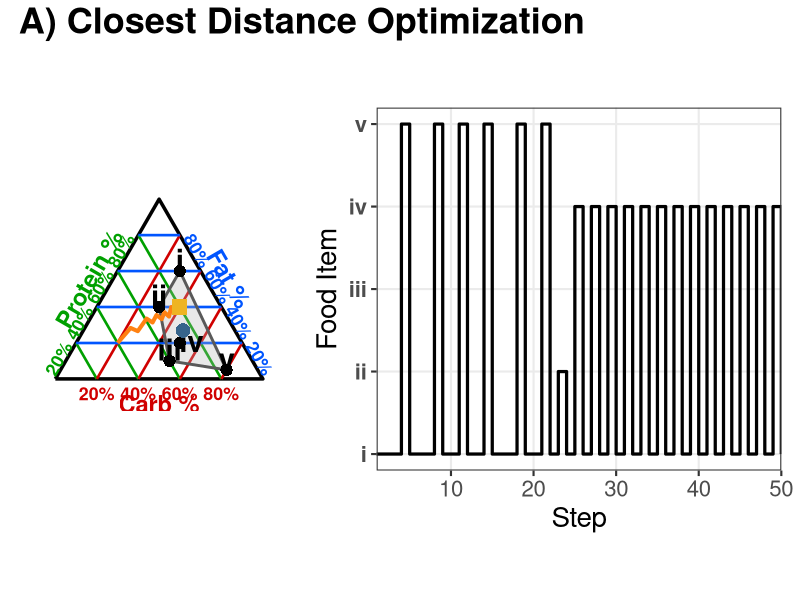
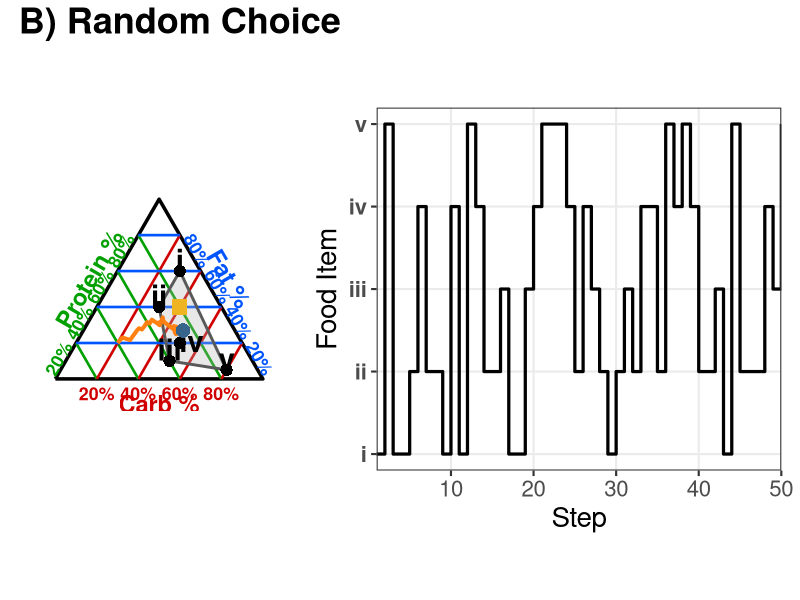
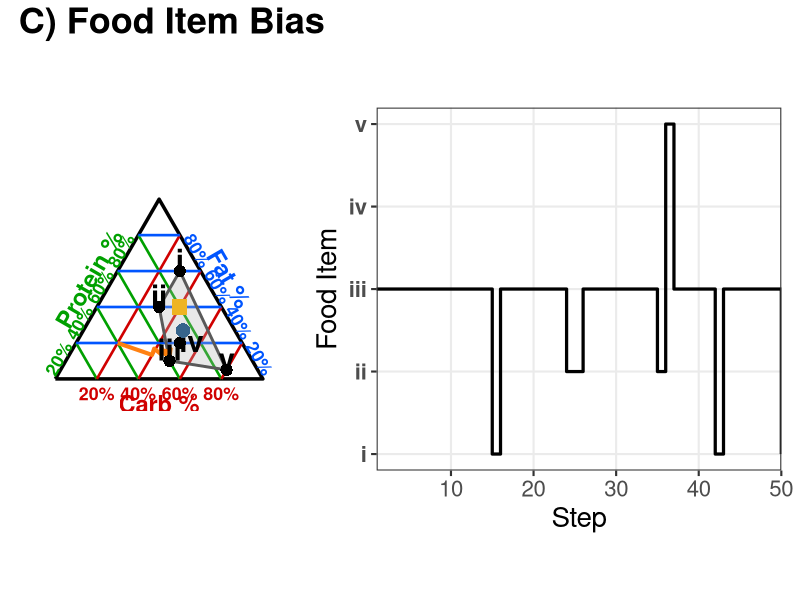
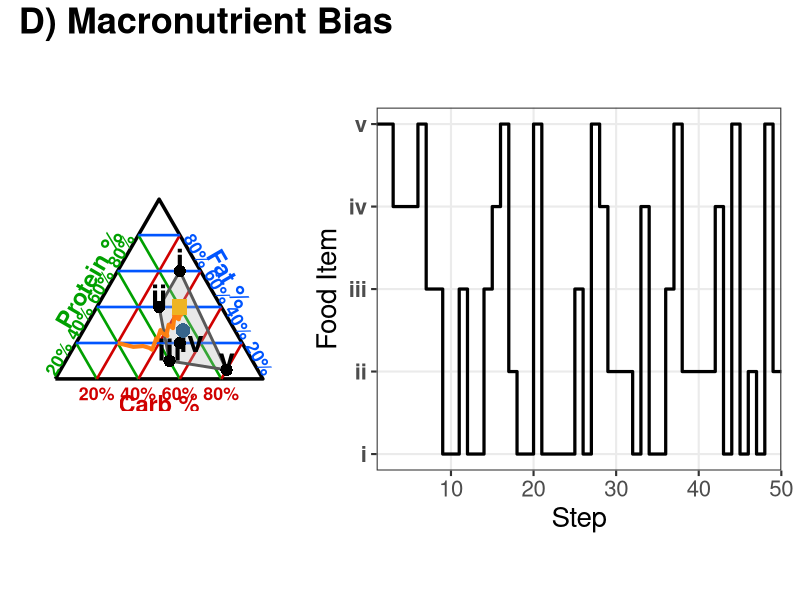

Source code (R) for these figures, in order:
# Clear the workspace
rm(list = ls())

# Load required packages
library(ggplot2)
library(patchwork)

# ============================================================
# Helper functions for equilateral mixture triangle geometry
# ============================================================

sqrt3 <- sqrt(3)

# Convert barycentric coordinates (carb, protein, fat) to 2D Cartesian
# coordinates for an equilateral mixture triangle
bary_to_xy <- function(carb, protein, fat) {
  x <- protein + 0.5 * fat
  y <- (sqrt3 / 2) * fat
  data.frame(x, y)
}

# Define triangle vertices
v1 <- bary_to_xy(1, 0, 0)
v2 <- bary_to_xy(0, 1, 0)
v3 <- bary_to_xy(0, 0, 1)
tri2d <- rbind(v1, v2, v3, v1)

# Build internal grid lines at specified mixture levels
mkseg <- function(p1, p2) {
  data.frame(x = p1$x, y = p1$y, xend = p2$x, yend = p2$y)
}

levs <- c(0.2, 0.4, 0.6, 0.8)

grid_carb <- do.call(rbind, lapply(levs, function(t) {
  mkseg(bary_to_xy(t, 0, 1 - t), bary_to_xy(t, 1 - t, 0))
}))

grid_prot <- do.call(rbind, lapply(levs, function(t) {
  mkseg(bary_to_xy(0, t, 1 - t), bary_to_xy(1 - t, t, 0))
}))

grid_fat <- do.call(rbind, lapply(levs, function(t) {
  mkseg(bary_to_xy(0, 1 - t, t), bary_to_xy(1 - t, 0, t))
}))

# ============================================================
# Define food compositions and target points
# ============================================================

averagingRatio <- 0.075

# Food items in barycentric coordinates
carb    <- c(0.10, 0.30, 0.40, 0.30, 0.15)
protein <- c(0.30, 0.30, 0.50, 0.50, 0.80)
fat     <- c(0.60, 0.40, 0.10, 0.20, 0.05)

foods <- cbind(carb = carb, protein = protein, fat = fat)
foods_df <- as.data.frame(foods)

# Project foods into EMT coordinates
foods_xy <- bary_to_xy(foods_df$carb, foods_df$protein, foods_df$fat)
foods_df <- cbind(
  food = factor(c("i", "ii", "iii", "iv", "v"), levels = c("i", "ii", "iii", "iv", "v")),
  foods_df,
  foods_xy
)

# Create a separate label data frame so individual labels can be nudged
foods_labels_df <- foods_df
foods_labels_df$x[foods_labels_df$food == "iv"] <- foods_labels_df$x[foods_labels_df$food == "iv"] + 0.055
foods_labels_df$y[foods_labels_df$food == "iv"] <- foods_labels_df$y[foods_labels_df$food == "iv"] - 0.045

# Define intake target and its EMT coordinates
I <- c(carb = 0.2, protein = 0.4, fat = 0.4)
I_xy <- bary_to_xy(I["carb"], I["protein"], I["fat"])

# Compute the center of mass of the food items
zbar <- colMeans(foods)
zbar_xy <- bary_to_xy(zbar[1], zbar[2], zbar[3])

# Define the starting intake state
O0 <- c(carb = 0.6, protein = 0.2, fat = 0.2)

# Compute the convex hull of the available foods in EMT coordinates
h_idx <- chull(foods_xy$x, foods_xy$y)
h_idx <- c(h_idx, h_idx[1])

hull_df <- data.frame(
  x = foods_xy$x[h_idx],
  y = foods_xy$y[h_idx]
)

# ============================================================
# Decision rules for choosing food items
# ============================================================

# Angular alignment score between current state, a food item, and target
d_score <- function(O, Fi, I) {
  num <- sum((O - I) * (Fi - I))
  den <- sqrt(sum((O - I)^2)) * sqrt(sum((Fi - I)^2))
  if (den == 0) return(0)
  -num / den
}

# Exponential moving-average update toward a chosen food item
ema_step <- function(O, Fi, alpha = averagingRatio) {
  O_new <- (1 - alpha) * O + alpha * Fi
  O_new / sum(O_new)
}

# Sample a food item from a softmax distribution over scores
softmax_pick <- function(scores, k, w = NULL) {
  if (is.null(w)) w <- rep(1, length(scores))
  logits <- log(pmax(w, 1e-12)) + k * scores
  p <- exp(logits - max(logits))
  p <- p / sum(p)
  sample.int(length(scores), 1, prob = p)
}

# Weighted angular alignment score emphasizing selected nutrients
d_score_weighted <- function(O, Fi, I, W) {
  CI <- W * (O - I)
  num <- sum(CI * (Fi - I))
  den <- sqrt(sum(CI^2)) * sqrt(sum((Fi - I)^2))
  if (den == 0) return(0)
  -num / den
}

# ============================================================
# Simulation functions
# ============================================================

# Simulate a trajectory for a fixed number of steps under a food-choice rule
simulate_fixed <- function(O_start, chooser_fn, foods, steps = 50) {
  O <- O_start
  path <- matrix(NA_real_, nrow = steps + 1, ncol = 3)
  path[1, ] <- O
  chosen <- integer(steps)
  
  for (t in 1:steps) {
    j <- chooser_fn(O, foods)
    chosen[t] <- j
    O <- ema_step(O, foods[j, ], alpha = averagingRatio)
    path[t + 1, ] <- O
  }
  
  list(path = path, chosen = chosen)
}

# ============================================================
# Food-choice strategies
# ============================================================

# Choose uniformly at random among foods
chooser_random <- function() {
  function(O, foods) {
    sample.int(nrow(foods), 1)
  }
}

# Choose the food that minimizes squared distance to the target after one step
chooser_greedy <- function() {
  function(O, foods) {
    dists <- apply(foods, 1, function(Fi) {
      cand <- ema_step(O, Fi, alpha = averagingRatio)
      sum((cand - I)^2)
    })
    which.min(dists)
  }
}

# Prefer a particular food item while still weighting by directional alignment
chooser_food_bias <- function(prefer_idx = 3, k = 1,
                              pref_weights = c(0.025, 0.025, 0.9, 0.025, 0.025)) {
  function(O, foods) {
    d <- apply(foods, 1, function(Fi) d_score(O, Fi, I))
    softmax_pick(d, k = k, w = pref_weights)
  }
}

# Prefer foods that align with a nutrient-weighted version of the target direction
chooser_protein_bias <- function(k = 2, W = c(0.05, 0.90, 0.05)) {
  function(O, foods) {
    d <- apply(foods, 1, function(Fi) d_score_weighted(O, Fi, I, W))
    softmax_pick(d, k = k)
  }
}

# ============================================================
# Run simulations
# ============================================================

set.seed(42)

sim_random   <- simulate_fixed(O0, chooser_random(),       foods, steps = 50)
sim_greedy   <- simulate_fixed(O0, chooser_greedy(),       foods, steps = 50)
sim_foodbias <- simulate_fixed(O0, chooser_food_bias(),    foods, steps = 50)
sim_protbias <- simulate_fixed(O0, chooser_protein_bias(), foods, steps = 50)

# Convert simulated trajectories to EMT coordinates
path_df <- function(sim) {
  df <- as.data.frame(sim$path)
  names(df) <- c("carb", "protein", "fat")
  xy <- bary_to_xy(df$carb, df$protein, df$fat)
  cbind(xy, t = seq_len(nrow(xy)))
}

# Convert chosen food indices to a data frame for time-series plotting
choices_df <- function(sim) {
  data.frame(
    t = seq_along(sim$chosen),
    food_idx = sim$chosen
  )
}

p_random_path   <- path_df(sim_random)
p_greedy_path   <- path_df(sim_greedy)
p_foodbias_path <- path_df(sim_foodbias)
p_protbias_path <- path_df(sim_protbias)

c_random <- choices_df(sim_random)
c_greedy <- choices_df(sim_greedy)
c_food   <- choices_df(sim_foodbias)
c_prot   <- choices_df(sim_protbias)

# Map numeric food indices to roman numeral labels
idx_to_label <- c("i", "ii", "iii", "iv", "v")

force_levels <- function(df) {
  df$food_label <- factor(idx_to_label[df$food_idx], levels = idx_to_label)
  df
}

c_random <- force_levels(c_random)
c_greedy <- force_levels(c_greedy)
c_food   <- force_levels(c_food)
c_prot   <- force_levels(c_prot)

# ============================================================
# Plot colors and axis annotations
# ============================================================

BLACK <- "black"

# Protein = green (left), fat = blue (right), carb = red (bottom)
colProtein <- "#00A000"
colFat     <- "#0055FF"
colCarb    <- "#D00000"

# Colors used for the internal grid lines
axis_cols_inside <- c(
  carb = colProtein,
  protein = colCarb,
  fat = colFat
)

# Tick labels for each side of the triangle
tick_vals <- levs

ticks_bottom <- data.frame(
  bary_to_xy(1 - tick_vals, tick_vals, 0),
  lab = paste0(100 * tick_vals, "%"),
  col = colCarb,
  nudge_x = 0,
  nudge_y = -0.04,
  hjust = 0.5,
  vjust = 1
)

ticks_left <- data.frame(
  bary_to_xy(1 - tick_vals, 0, tick_vals),
  lab = paste0(100 * tick_vals, "%"),
  col = colProtein,
  nudge_x = -0.04,
  nudge_y = 0,
  hjust = 1,
  vjust = 0.5
)

ticks_right <- data.frame(
  bary_to_xy(0, 1 - tick_vals, tick_vals),
  lab = paste0(100 * tick_vals, "%"),
  col = colFat,
  nudge_x = 0.04,
  nudge_y = 0,
  hjust = 0,
  vjust = 0.5
)

# Axis title anchor points
prot_mid <- bary_to_xy(0.5, 0.0, 0.5)
fat_mid  <- bary_to_xy(0.0, 0.5, 0.5)
carb_mid <- bary_to_xy(0.5, 0.5, 0.0)

# Axis title offsets
PROT_DELTA <- 0.10
FAT_DELTA  <- 0.10

PROT_NUDGE_X <- -(sqrt3 / 2) * PROT_DELTA
PROT_NUDGE_Y <- 0.5 * PROT_DELTA

FAT_NUDGE_X <- (sqrt3 / 2) * FAT_DELTA
FAT_NUDGE_Y <- 0.5 * FAT_DELTA

CARB_NUDGE_Y <- -0.12

# Axis title data frame
axis_titles <- rbind(
  data.frame(
    x = prot_mid$x,
    y = prot_mid$y,
    lab = "Protein %",
    col = colProtein,
    hjust = 0.5,
    vjust = 0.5,
    nudge_x = PROT_NUDGE_X,
    nudge_y = PROT_NUDGE_Y,
    angle = 60
  ),
  data.frame(
    x = fat_mid$x,
    y = fat_mid$y,
    lab = "Fat %",
    col = colFat,
    hjust = 0.5,
    vjust = 0.5,
    nudge_x = FAT_NUDGE_X,
    nudge_y = FAT_NUDGE_Y,
    angle = -60
  ),
  data.frame(
    x = carb_mid$x,
    y = carb_mid$y,
    lab = "Carb %",
    col = colCarb,
    hjust = 0.5,
    vjust = 1,
    nudge_x = 0,
    nudge_y = CARB_NUDGE_Y,
    angle = 0
  )
)

# ============================================================
# Plot scaffolds
# ============================================================

tri_xmin <- -0.15
tri_xmax <- 1.15
tri_ymin <- -0.15
tri_ymax <- sqrt3 / 2 + 0.15

tri_x_range <- tri_xmax - tri_xmin
tri_y_range <- tri_ymax - tri_ymin
tri_height_width_ratio <- tri_y_range / tri_x_range

# Base EMT plot with triangle, grid, convex hull, and axis annotations
emt_base <- function() {
  ggplot() +
    geom_path(data = tri2d, aes(x, y), linewidth = 1.2, colour = BLACK) +
    geom_segment(data = grid_carb, aes(x = x, y = y, xend = xend, yend = yend),
                 linewidth = 0.9, colour = axis_cols_inside["carb"], alpha = 1) +
    geom_segment(data = grid_prot, aes(x = x, y = y, xend = xend, yend = yend),
                 linewidth = 0.9, colour = axis_cols_inside["protein"], alpha = 1) +
    geom_segment(data = grid_fat, aes(x = x, y = y, xend = xend, yend = yend),
                 linewidth = 0.9, colour = axis_cols_inside["fat"], alpha = 1) +
    geom_polygon(data = hull_df, aes(x, y), fill = "grey70", alpha = 0.30, colour = NA) +
    geom_path(data = hull_df, aes(x, y), linewidth = 1.0, colour = "grey35") +
    geom_text(
      data = ticks_bottom,
      aes(x = x, y = y, label = lab),
      nudge_x = ticks_bottom$nudge_x,
      nudge_y = ticks_bottom$nudge_y,
      colour = ticks_bottom$col,
      fontface = "bold",
      size = 4.5,
      hjust = ticks_bottom$hjust,
      vjust = ticks_bottom$vjust,
      angle = 0
    ) +
    geom_text(
      data = ticks_left,
      aes(x = x, y = y, label = lab),
      nudge_x = ticks_left$nudge_x,
      nudge_y = ticks_left$nudge_y,
      colour = ticks_left$col,
      fontface = "bold",
      size = 4.5,
      hjust = ticks_left$hjust,
      vjust = ticks_left$vjust,
      angle = 60
    ) +
    geom_text(
      data = ticks_right,
      aes(x = x, y = y, label = lab),
      nudge_x = ticks_right$nudge_x,
      nudge_y = ticks_right$nudge_y,
      colour = ticks_right$col,
      fontface = "bold",
      size = 4.5,
      hjust = ticks_right$hjust,
      vjust = ticks_right$vjust,
      angle = -60
    ) +
    geom_text(
      data = axis_titles,
      aes(x = x, y = y, label = lab, angle = angle),
      nudge_x = axis_titles$nudge_x,
      nudge_y = axis_titles$nudge_y,
      colour = axis_titles$col,
      fontface = "bold",
      size = 6
    ) +
    coord_fixed(
      xlim = c(tri_xmin, tri_xmax),
      ylim = c(tri_ymin, tri_ymax),
      ratio = 1,
      expand = FALSE
    ) +
    theme_bw(base_size = 16) +
    theme(
      axis.title   = element_blank(),
      axis.text    = element_blank(),
      axis.ticks   = element_blank(),
      panel.grid   = element_blank(),
      panel.border = element_blank(),
      plot.title   = element_blank()
    )
}

# Points and labels overlaid on the EMT plot
emt_overlay_points <- function() {
  list(
    geom_point(data = foods_df, aes(x, y), shape = 16, size = 3.8, colour = BLACK),
    geom_text(data = foods_labels_df, aes(x, y, label = food),
              nudge_y = 0.055, fontface = "bold", size = 7.5),
    geom_point(aes(x = zbar_xy$x, y = zbar_xy$y),
               shape = 16, size = 4.6, colour = "steelblue4"),
    geom_point(aes(x = I_xy$x, y = I_xy$y),
               shape = 15, size = 4.8, colour = "goldenrod2")
  )
}

# Base time-series plot showing food choice across steps
ts_base <- function(df) {
  df$food_numeric <- as.numeric(df$food_label)
  
  x_min <- min(df$t)
  x_max <- max(df$t)
  x_range <- x_max - x_min
  
  y_min_raw <- min(df$food_numeric)
  y_max_raw <- max(df$food_numeric)
  y_min <- y_min_raw - 0.2
  y_max <- y_max_raw + 0.2
  y_range <- y_max - y_min
  
  ratio_ts <- tri_height_width_ratio * (x_range / y_range)
  
  ggplot(df, aes(x = t, y = food_numeric, group = 1)) +
    geom_step(linewidth = 1.1) +
    scale_y_continuous(
      breaks = 1:length(idx_to_label),
      labels = idx_to_label,
      expand = c(0, 0)
    ) +
    labs(x = "Step", y = "Food Item") +
    coord_fixed(
      ratio = ratio_ts,
      xlim = c(x_min, x_max),
      ylim = c(y_min, y_max),
      expand = FALSE
    ) +
    theme_bw(base_size = 16) +
    theme(
      panel.grid.minor = element_blank(),
      plot.title = element_blank(),
      axis.title = element_text(size = 20),
      axis.text.x = element_text(size = 16),
      axis.text.y = element_text(size = 16, face = "bold")
    )
}

# ============================================================
# Assemble the four figure rows
# ============================================================

traj_col <- "#FF7F0E"

row_greedy <- (
  emt_base() +
    geom_path(data = p_greedy_path, aes(x, y), linewidth = 1.4, colour = traj_col, alpha = 0.98) +
    emt_overlay_points()
) | ts_base(c_greedy)
row_greedy <- row_greedy + plot_layout(widths = c(2, 3))

row_random <- (
  emt_base() +
    geom_path(data = p_random_path, aes(x, y), linewidth = 1.4, colour = traj_col, alpha = 0.98) +
    emt_overlay_points()
) | ts_base(c_random)
row_random <- row_random + plot_layout(widths = c(2, 3))

row_food <- (
  emt_base() +
    geom_path(data = p_foodbias_path, aes(x, y), linewidth = 1.4, colour = traj_col, alpha = 0.98) +
    emt_overlay_points()
) | ts_base(c_food)
row_food <- row_food + plot_layout(widths = c(2, 3))

row_prot <- (
  emt_base() +
    geom_path(data = p_protbias_path, aes(x, y), linewidth = 1.4, colour = traj_col, alpha = 0.98) +
    emt_overlay_points()
) | ts_base(c_prot)
row_prot <- row_prot + plot_layout(widths = c(2, 3))

# Common title styling
title_theme <- theme(
  plot.title = element_text(size = 26, face = "bold", hjust = 0.0)
)

# Add row titles
row_A <- row_greedy + plot_annotation(
  title = "A) Closest Distance Optimization",
  theme = title_theme
)

row_B <- row_random + plot_annotation(
  title = "B) Random Choice",
  theme = title_theme
)

row_C <- row_food + plot_annotation(
  title = "C) Food Item Bias",
  theme = title_theme
)

row_D <- row_prot + plot_annotation(
  title = "D) Macronutrient Bias",
  theme = title_theme
)

# ============================================================
# Display plots
# ============================================================

print(row_A)
print(row_B)
print(row_C)
print(row_D)
